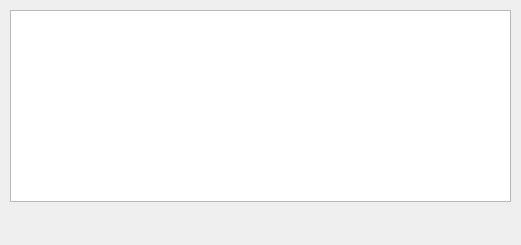
<?xml version="1.0" encoding="UTF-8"?>
<ui version="4.0">
 <class>ThisIsTheFifthTimeImDoingThis</class>
 <widget class="QWidget" name="ThisIsTheFifthTimeImDoingThis">
  <property name="geometry">
   <rect>
    <x>0</x>
    <y>0</y>
    <width>521</width>
    <height>245</height>
   </rect>
  </property>
  <property name="windowTitle">
   <string>ThisIsTheFifthTimeImDoingThis</string>
  </property>
  <widget class="QTableView" name="tableView">
   <property name="geometry">
    <rect>
     <x>10</x>
     <y>10</y>
     <width>501</width>
     <height>192</height>
    </rect>
   </property>
  </widget>
 </widget>
 <layoutdefault spacing="6" margin="11"/>
 <resources/>
 <connections/>
</ui>
